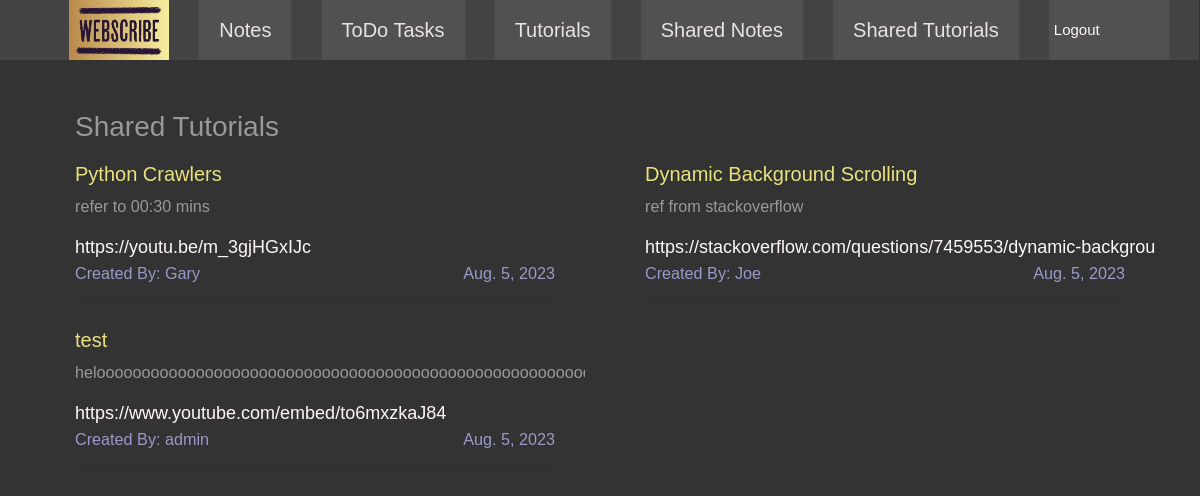
/user_shared_tutorials/, run on an earlier commit of the app's database.
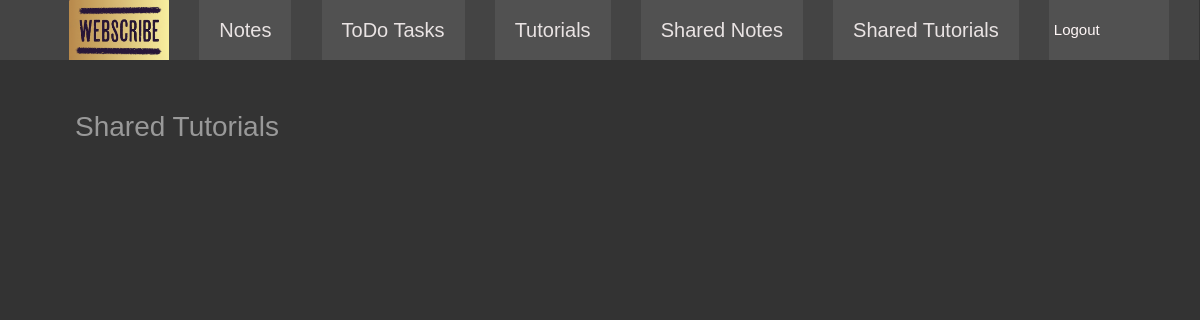
And on a later commit of the database.
### notes/models.py (models this page shows, shortened)
class Tutorial(models.Model):
    title = models.CharField(max_length=200)
    short_descr = models.CharField(max_length=200,blank=True)
    link = models.URLField()
    owner = models.ForeignKey(User, on_delete=models.CASCADE, related_name='allTutorials')
    is_shared = models.BooleanField(default=False)
    created_at = models.DateField(default=timezone.now)

### userApp/models.py (models this page shows)
class User(AbstractUser):
    password = models.CharField(max_length=200)
    def __str__(self):
        return self.username

### userApp/views.py (the view)
# urls.py: path('user_shared_tutorials/',views.user_shared_tutorials, name="userSharedTutorials"),
def user_shared_tutorials(request):
    tutorials = Tutorial.objects.filter(is_shared=True)
    paginator_t = Paginator(tutorials,10)
    page_no_t = request.GET.get('page')
    single_page_tutorials = paginator_t.get_page(page_no_t)
    return render(request, 'usersharedtutorials.html',{'tutorials' :single_page_tutorials})

### templates/usersharedtutorials.html (shortened to what this page needs)
{% extends 'userbase.html' %}
{% load static %}
{% block extra_styles %}
    <link rel="stylesheet" href="{% static 'userindex.css' %}">
    <link rel="stylesheet" href="{% static 'css/style.css' %}">
{% endblock %}
{% block body %}
<main>
    <div class="container">
        <h3 class="tm-media-body sh-tutorials">Shared Tutorials</h3>
        <div class="row">
            {% for tutorial in tutorials %}
            <div class="col-lg-6 tut-contents">
                <div class="tm-media-body-tut">
                    <h5><a href="#" class="tm-text-title">{{tutorial.title}}</a></h5>
                    <p class="tm-text-small">{{tutorial.short_descr}}</p>
                    <div class="content-iframe">
                        <a href="{{tutorial.link}}" target="_blank">{{tutorial.link}}</a>
                    </div>
                    <div class="tm-text-secondary tm-media-span tm-text-small">
                        <span class="tm-text-left">Created By: {{ tutorial.owner }}</span>
                        <span class="tm-text-right">{{ tutorial.created_at }}</span>
                    </div>
                    <hr class="tm-hr tm-mr">
                </div>
            </div>
            {% endfor %}
        </div>
    </div>
</main>
{% endblock %}

What changed in the data, as far as the page shows it:
removed Tutorial: title "Python Crawlers", short_descr "refer to 00:30 mins", link "https://youtu.be/m_3gjHGxIJc", owner "Gary", created_at "Aug. 5, 2023"
removed Tutorial: title "Dynamic Background Scrolling", short_descr "ref from stackoverflow", link "https://stackoverflow.com/questions/7459553/dynamic-ba…", owner "Joe", created_at "Aug. 5, 2…"
removed Tutorial: title "test", short_descr "heloooooooooooooooooooooooooooooooooooooooooooooooo…", link "https://www.youtube.com/embed/to6mxzkaJ84", owner "admin", created_at "Aug. 5, 2…"
